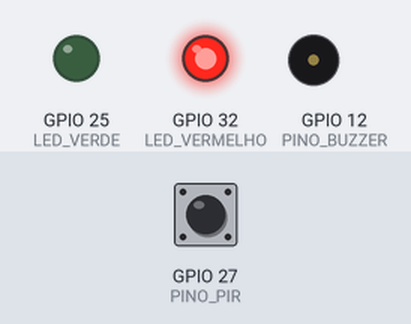
This sketch was run on a simulated ESP32. Parts: output pins drawn as LEDs (lit = HIGH), buzzer (waves = sounding). Dashed ring = blinking. Inputs (shaded band) come from the test bench; at power-on: GPIO 27 (PINO_PIR) LOW. WiFi joins after 1.5 s; servers stay silent unless stated; no MQTT or app messages arrive unless stated; what the sketch prints to the serial monitor is not drawn.

Above: at 3.2 s.
3.3 s: GPIO 27 (PINO_PIR) driven HIGH
At 3.7 s:
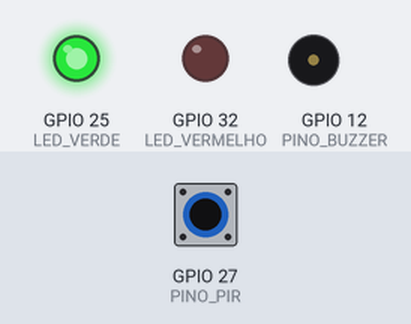
8.0 s: GPIO 27 (PINO_PIR) driven LOW
At 9.3 s:
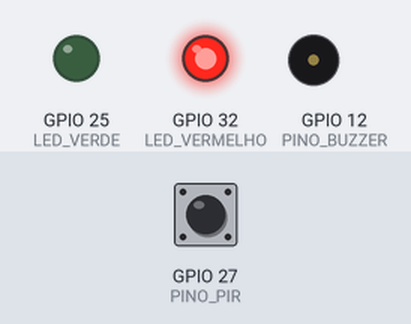
11.0 s: GPIO 27 (PINO_PIR) pulsed HIGH 2 times (0.12 s each, 0.3 s apart)
At 11.22 s:
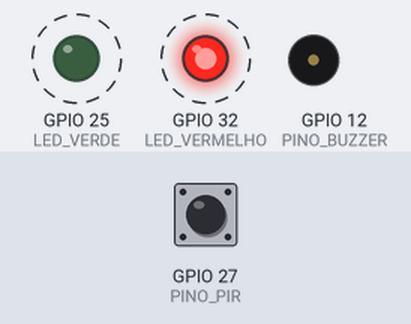
Timing chart, 0 to 14.0 s (numbered marks = the images above; inputs shaded):
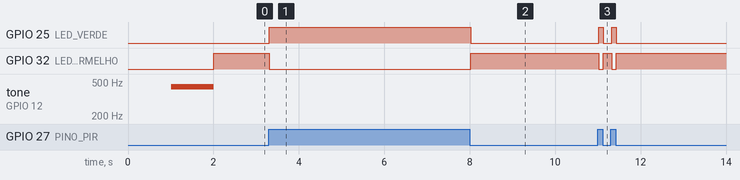

Measured:
- after the input at 3.3 s, GPIO 25 (LED_VERDE): LOW → HIGH at once; GPIO 32 (LED_VERMELHO): HIGH → LOW at once
- after the input at 8.0 s, GPIO 25 (LED_VERDE): HIGH → LOW at once; GPIO 32 (LED_VERMELHO): LOW → HIGH at once
- after the input at 11.0 s, GPIO 25 (LED_VERDE): alternates HIGH for 0.11 s and LOW for 0.19 s, 4 changes in all, then stays LOW, starting at once; GPIO 32 (LED_VERMELHO): alternates HIGH for 0.19 s and LOW for 0.11 s, 4 changes in all, then stays HIGH, starting at once

The sketch:

conexao_mqtt.ino
```cpp
#include <WiFi.h>
#include <WiFiClientSecure.h>
#include <PubSubClient.h>
#include <ArduinoJson.h>

// =====================================================
// WIFI
// =====================================================

const char *ssid = "wifi-labs-ifmg";
const char *senha = "SENHA AQUI";

// =====================================================
// MQTT - HIVEMQ CLOUD
// =====================================================

const char *broker =
    "543ccac868094f998ea646be2761494b.s1.eu.hivemq.cloud";

const int portaMQTT = 8883;

const char *usuarioMQTT = "esp32";
const char *senhaMQTT = "SENHA AQUI";

// =====================================================
// TOPICOS MQTT
// =====================================================

const char *topicoTelemetria =
    "despertador/gab/esp32-01/telemetria";

const char *topicoComando =
    "despertador/gab/esp32-01/comando";

const char *topicoEstado =
    "despertador/gab/esp32-01/estado";

// =====================================================
// PINOS
// =====================================================

const int PINO_PIR = 27;

const int LED_VERDE = 25;
const int LED_VERMELHO = 32;

const int PINO_BUZZER = 12;

// =====================================================
// MQTT
// =====================================================

WiFiClientSecure wifiClient;
PubSubClient mqtt(wifiClient);

// =====================================================
// ESTADOS
// =====================================================

// Indica se o buzzer está tocando
bool alarmeAtivo = false;

// Indica se estamos no modo automático
bool modoAutomatico = false;

// Indica se o despertador está na pausa
// provocada pela detecção de movimento
bool pausaPorMovimento = false;

// Estado anterior do PIR
int movimentoAnterior = LOW;

// Estado anterior do Wi-Fi
bool wifiEstavaConectado = false;

// =====================================================
// TEMPORIZADORES
// =====================================================

unsigned long ultimaTentativaMQTT = 0;
unsigned long ultimaTelemetria = 0;

unsigned long inicioPausaMovimento = 0;

const unsigned long INTERVALO_MQTT = 5000;

const unsigned long INTERVALO_TELEMETRIA = 10000;

// 10 segundos
const unsigned long TEMPO_PAUSA_MOVIMENTO =
    10UL * 1000UL;

// =====================================================
// DIAGNOSTICO WIFI
// =====================================================

void mostrarDiagnostico()
{
    Serial.println();
    Serial.println("======= DIAGNOSTICO DE REDE =======");

    Serial.println("Status: CONECTADO");

    Serial.print("SSID: ");
    Serial.println(WiFi.SSID());

    Serial.print("IP: ");
    Serial.println(WiFi.localIP());

    Serial.print("Gateway: ");
    Serial.println(WiFi.gatewayIP());

    Serial.print("RSSI: ");
    Serial.print(WiFi.RSSI());
    Serial.println(" dBm");

    Serial.println("===================================");
}

// =====================================================
// ATIVAR ALARME
// =====================================================

void ativarAlarme()
{
    alarmeAtivo = true;

    uint32_t frequencia =
        ledcWriteTone(
            PINO_BUZZER,
            440);

    Serial.println();
    Serial.println("ALARME ATIVADO!");

    Serial.print("Frequencia do buzzer: ");
    Serial.println(frequencia);
}

// =====================================================
// DESATIVAR ALARME
// =====================================================

void desativarAlarme()
{
    alarmeAtivo = false;

    ledcWriteTone(
        PINO_BUZZER,
        0);

    Serial.println();
    Serial.println("ALARME DESATIVADO!");
}

// =====================================================
// ATIVAR MODO AUTOMATICO
// =====================================================

void ativarModoAutomatico()
{
    modoAutomatico = true;

    pausaPorMovimento = false;

    Serial.println();
    Serial.println("===============================");
    Serial.println("MODO AUTOMATICO ATIVADO!");
    Serial.println("===============================");

    // Ao entrar no modo automático,
    // o alarme começa tocando
    ativarAlarme();
}

// =====================================================
// DESATIVAR MODO AUTOMATICO
// =====================================================

void desativarModoAutomatico()
{
    modoAutomatico = false;

    pausaPorMovimento = false;

    desativarAlarme();

    Serial.println(
        "Modo automatico desativado.");
}

// =====================================================
// PUBLICAR ESTADO
// =====================================================

void publicarEstado()
{
    if (!mqtt.connected())
    {
        return;
    }

    JsonDocument json;

    json["alarmeAtivo"] =
        alarmeAtivo;

    json["modoAutomatico"] =
        modoAutomatico;

    json["pausaMovimento"] =
        pausaPorMovimento;

    String mensagem;

    serializeJson(
        json,
        mensagem);

    mqtt.publish(
        topicoEstado,
        mensagem.c_str());

    Serial.print("Estado enviado: ");
    Serial.println(mensagem);
}

// =====================================================
// PUBLICAR TELEMETRIA
// =====================================================

void publicarTelemetria(int movimento)
{
    if (!mqtt.connected())
    {
        return;
    }

    JsonDocument json;

    json["movimento"] =
        movimento == HIGH;

    json["ledVerde"] =
        digitalRead(LED_VERDE) == HIGH;

    json["ledVermelho"] =
        digitalRead(LED_VERMELHO) == HIGH;

    json["alarmeAtivo"] =
        alarmeAtivo;

    json["modoAutomatico"] =
        modoAutomatico;

    json["pausaMovimento"] =
        pausaPorMovimento;

    json["rssi"] =
        WiFi.RSSI();

    String mensagem;

    serializeJson(
        json,
        mensagem);

    mqtt.publish(
        topicoTelemetria,
        mensagem.c_str());

    Serial.print("Telemetria: ");
    Serial.println(mensagem);
}

// =====================================================
// RECEBER COMANDO MQTT
// =====================================================

void receberMensagem(
    char *topic,
    byte *payload,
    unsigned int length)
{
    JsonDocument json;

    DeserializationError erro =
        deserializeJson(
            json,
            payload,
            length);

    if (erro)
    {
        Serial.println(
            "JSON invalido!");

        return;
    }

    const char *comando =
        json["comando"] | "";

    Serial.println();
    Serial.print("Comando recebido: ");
    Serial.println(comando);

    // =================================================
    // LIGAR ALARME MANUALMENTE
    // =================================================

    if (
        strcmp(
            comando,
            "ligar_alarme") == 0)
    {
        // Sai do modo automático
        modoAutomatico = false;

        pausaPorMovimento = false;

        ativarAlarme();

        publicarEstado();
    }

    // =================================================
    // DESLIGAR ALARME
    // =================================================

    else if (
        strcmp(
            comando,
            "desligar_alarme") == 0)
    {
        modoAutomatico = false;

        pausaPorMovimento = false;

        desativarAlarme();

        publicarEstado();
    }

    // =================================================
    // MODO AUTOMATICO
    // =================================================

    else if (
        strcmp(
            comando,
            "automatico") == 0)
    {
        ativarModoAutomatico();

        publicarEstado();
    }

    else
    {
        Serial.println(
            "Comando desconhecido.");
    }
}

// =====================================================
// CONECTAR MQTT
// =====================================================

void conectarMQTT()
{
    if (
        WiFi.status() != WL_CONNECTED)
    {
        return;
    }

    Serial.println(
        "Conectando ao HiveMQ...");

    if (
        mqtt.connect(
            "esp32-despertador-gab",
            usuarioMQTT,
            senhaMQTT))
    {
        Serial.println(
            "MQTT conectado!");

        mqtt.subscribe(
            topicoComando);

        Serial.println(
            "Inscrito no topico de comandos.");

        publicarEstado();
    }
    else
    {
        Serial.print(
            "Falha MQTT. Codigo: ");

        Serial.println(
            mqtt.state());
    }
}

// =====================================================
// SETUP
// =====================================================

void setup()
{
    Serial.begin(115200);

    delay(1000);

    Serial.println();
    Serial.println(
        "=====================================");

    Serial.println(
        "DESPERTADOR INTELIGENTE ESP32");

    Serial.println(
        "=====================================");

    // =================================================
    // PIR
    // =================================================

    pinMode(
        PINO_PIR,
        INPUT);

    // =================================================
    // LEDS
    // =================================================

    pinMode(
        LED_VERDE,
        OUTPUT);

    pinMode(
        LED_VERMELHO,
        OUTPUT);

    digitalWrite(
        LED_VERDE,
        LOW);

    digitalWrite(
        LED_VERMELHO,
        LOW);

    // =================================================
    // BUZZER
    // =================================================

    Serial.println();
    Serial.println(
        "Configurando buzzer...");

    bool buzzerConfigurado =
        ledcAttach(
            PINO_BUZZER,
            1000,
            8);

    if (buzzerConfigurado)
    {
        Serial.println(
            "Buzzer configurado!");
    }
    else
    {
        Serial.println(
            "ERRO ao configurar buzzer!");
    }

    // Buzzer começa desligado
    ledcWriteTone(
        PINO_BUZZER,
        0);

    // =================================================
    // TESTE RAPIDO DO BUZZER
    // =================================================

    Serial.println(
        "Testando buzzer...");

    ledcWriteTone(
        PINO_BUZZER,
        440);

    delay(1000);

    ledcWriteTone(
        PINO_BUZZER,
        0);

    Serial.println(
        "Teste finalizado.");

    // =================================================
    // ESTADO INICIAL DO PIR
    // =================================================

    movimentoAnterior =
        digitalRead(PINO_PIR);

    // =================================================
    // WIFI
    // =================================================

    WiFi.mode(
        WIFI_STA);

    WiFi.setAutoReconnect(
        true);

    WiFi.begin(
        ssid,
        senha);

    Serial.println();
    Serial.println(
        "Conectando ao Wi-Fi...");

    // =================================================
    // TLS
    // =================================================

    wifiClient.setInsecure();

    // =================================================
    // MQTT
    // =================================================

    mqtt.setServer(
        broker,
        portaMQTT);

    mqtt.setCallback(
        receberMensagem);
}

// =====================================================
// LOOP
// =====================================================

void loop()
{
    // =================================================
    // WIFI
    // =================================================

    bool wifiConectado =
        WiFi.status() == WL_CONNECTED;

    if (
        wifiConectado &&
        !wifiEstavaConectado)
    {
        Serial.println();
        Serial.println(
            "Wi-Fi conectado!");

        mostrarDiagnostico();

        wifiEstavaConectado = true;
    }

    if (
        !wifiConectado &&
        wifiEstavaConectado)
    {
        Serial.println();
        Serial.println(
            "Wi-Fi desconectado!");

        Serial.println(
            "Aguardando reconexao...");

        wifiEstavaConectado = false;
    }

    // =================================================
    // MQTT
    // =================================================

    if (
        wifiConectado &&
        !mqtt.connected())
    {
        if (
            millis() -
                ultimaTentativaMQTT >=
            INTERVALO_MQTT)
        {
            ultimaTentativaMQTT =
                millis();

            conectarMQTT();
        }
    }

    if (mqtt.connected())
    {
        mqtt.loop();
    }

    // =================================================
    // SENSOR PIR
    // =================================================

    int movimento =
        digitalRead(
            PINO_PIR);

    // Verifica se aconteceu uma NOVA detecção
    // LOW -> HIGH
    bool novoMovimento =
        movimento == HIGH &&
        movimentoAnterior == LOW;

    // =================================================
    // LEDS
    // =================================================

    if (movimento == HIGH)
    {
        // Movimento
        digitalWrite(
            LED_VERDE,
            HIGH);

        digitalWrite(
            LED_VERMELHO,
            LOW);
    }
    else
    {
        // Sem movimento
        digitalWrite(
            LED_VERDE,
            LOW);

        digitalWrite(
            LED_VERMELHO,
            HIGH);
    }

    // =================================================
    // LOGICA DO MODO AUTOMATICO
    // =================================================

    if (modoAutomatico)
    {
        // ---------------------------------------------
        // DETECTOU MOVIMENTO
        // ---------------------------------------------

        if (
            novoMovimento &&
            !pausaPorMovimento)
        {
            Serial.println();
            Serial.println(
                "MOVIMENTO DETECTADO!");

            Serial.println(
                "Pausando alarme por 5 minutos...");

            // Para o buzzer
            desativarAlarme();

            // IMPORTANTE:
            // desativarAlarme() muda alarmeAtivo,
            // mas NÃO desliga o modo automático.

            pausaPorMovimento = true;

            inicioPausaMovimento =
                millis();

            publicarEstado();
        }

        // ---------------------------------------------
        // PAUSA ATIVA
        // ---------------------------------------------

        if (pausaPorMovimento)
        {
            unsigned long tempoPassado =
                millis() -
                inicioPausaMovimento;

            if (
                tempoPassado >=
                TEMPO_PAUSA_MOVIMENTO)
            {
                pausaPorMovimento =
                    false;

                Serial.println();
                Serial.println(
                    "Fim da pausa de 5 minutos!");

                Serial.println(
                    "Buzzer voltando a tocar...");

                ativarAlarme();

                publicarEstado();
            }
        }
    }

    // =================================================
    // TELEMETRIA QUANDO PIR MUDA
    // =================================================

    if (
        movimento !=
        movimentoAnterior)
    {
        publicarTelemetria(
            movimento);

        // Atualizamos somente DEPOIS
        // da lógica do modo automático
        movimentoAnterior =
            movimento;
    }

    // =================================================
    // TELEMETRIA PERIODICA
    // =================================================

    if (
        millis() -
            ultimaTelemetria >=
        INTERVALO_TELEMETRIA)
    {
        ultimaTelemetria =
            millis();

        publicarTelemetria(
            movimento);
    }

    delay(20);
}
```
